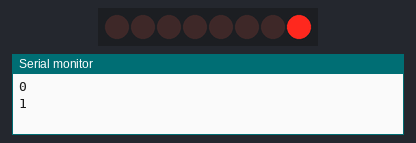
The sketch below on a simulated Arduino Uno, built with avr-gcc and run on an emulated ATmega328P. On the bench: 8 shift-register outputs drawn as a row of LEDs (first output left, lit = HIGH), the last lines printed to the serial monitor. Wiring (inferred from the names in the program): shift register (74HC595): data pin 12; shift clock pin 9; latch pin 11. Wiring (inferred from the signals the program sends): row of LEDs: on Q0, Q1, Q2, Q3, Q4, Q5, Q6, Q7.

Above: at 0.45 s.
At 5.25 s:
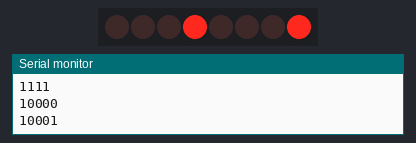
At 10.06 s:
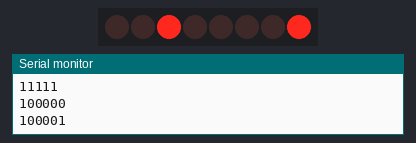
At 19.97 s:
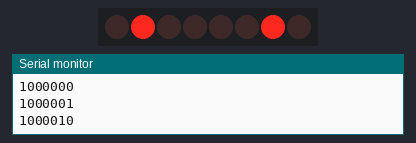
At 29.89 s:
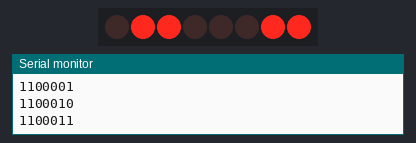
At 39.8 s:
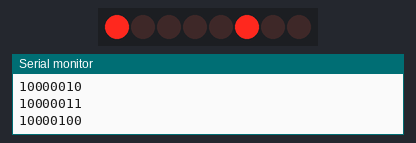
Timing chart, 0 to 40.0 s (numbered marks = the images above):
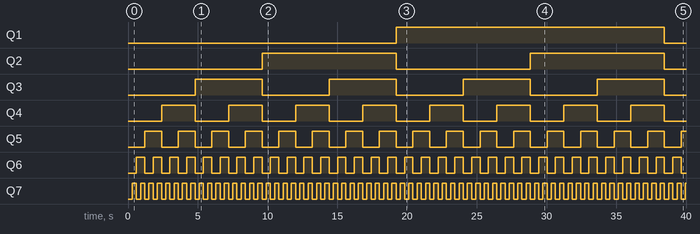

Measured:
- by itself, Q1: LOW → HIGH at 19.2 s, → LOW 19.2 s later
- by itself, Q2: alternates HIGH for 9.6 s and LOW for 9.6 s
- by itself, Q3: alternates HIGH for 4.8 s and LOW for 4.8 s
- by itself, Q4: alternates HIGH for 2.4 s and LOW for 2.4 s
- by itself, Q5: alternates HIGH for 1.2 s and LOW for 1.2 s
- by itself, Q6: alternates HIGH for 0.60 s and LOW for 0.60 s
- by itself, Q7: alternates HIGH for 0.30 s and LOW for 0.30 s

The sketch:

ShiftRegister.ino
```cpp
int latchPin=11;
int clockPin=9;
int dataPin=12;

byte LED1s=0b00000000;

int dt=300;


void setup() {
  // put your setup code here, to run once:
Serial.begin(115200);
pinMode(latchPin, OUTPUT);
pinMode(dataPin, OUTPUT);
pinMode(clockPin, OUTPUT);
}

void loop() {
  // put your main code here, to run repeatedly:


digitalWrite(latchPin, LOW);
shiftOut(dataPin, clockPin, LSBFIRST, LED1s);
digitalWrite(latchPin, HIGH);
Serial.println(LED1s, BIN);
delay(dt);
LED1s=LED1s+1;
}
```
